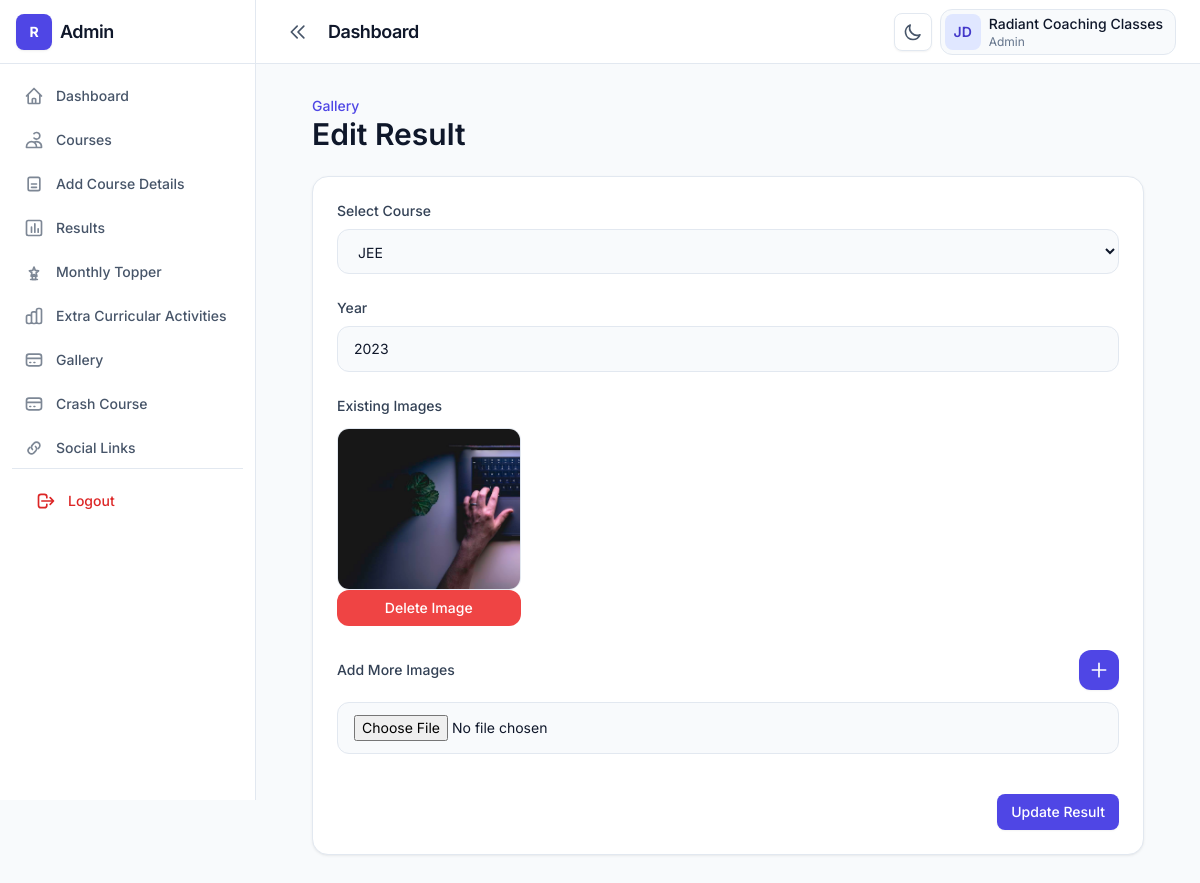
Page /edit-result.php?id=5 (signed in) on the committed database.
### tables this page shows
CREATE TABLE IF NOT EXISTS `results` (
  `id` int NOT NULL AUTO_INCREMENT,
  `course_id` int NOT NULL,
  `year` year NOT NULL,
  `created_at` date DEFAULT NULL,
  `updated_at` date DEFAULT NULL,
  PRIMARY KEY (`id`)
);

CREATE TABLE IF NOT EXISTS `courses` (
  `id` int NOT NULL AUTO_INCREMENT,
  `title` varchar(100) DEFAULT NULL,
  `description` text,
  `status` tinyint(1) DEFAULT '1',
  `created_at` timestamp NULL DEFAULT CURRENT_TIMESTAMP,
  `updated_at` timestamp NULL DEFAULT CURRENT_TIMESTAMP ON UPDATE CURRENT_TIMESTAMP,
  PRIMARY KEY (`id`)
);

CREATE TABLE IF NOT EXISTS `result_images` (
  `id` int NOT NULL AUTO_INCREMENT,
  `result_id` int NOT NULL,
  `image` varchar(255) NOT NULL,
  PRIMARY KEY (`id`)
);

### src/edit-result.php (the view, shortened to what this page needs)
<?php
include('../conn.php');
$id = $_GET['id'];
$stmt = $conn->prepare("
    SELECT *
    FROM results
    WHERE id = :id
");
$stmt->execute([
    ':id' => $id
]);
$result = $stmt->fetch(PDO::FETCH_ASSOC);
$stmt = $conn->prepare("
    SELECT id, title
    FROM courses
    WHERE status = 1
    ORDER BY title ASC
");
$stmt->execute();
$courses = $stmt->fetchAll(PDO::FETCH_ASSOC);
$stmt = $conn->prepare("
    SELECT *
    FROM result_images
    WHERE result_id = :id
");
$stmt->execute([
    ':id' => $id
]);
$images = $stmt->fetchAll(PDO::FETCH_ASSOC);
?>
<!DOCTYPE html>
<html lang="en" class="h-full">
<head>
    <link rel="stylesheet"
        href="../dist/css/output.css" />
</head>
<body class="h-full bg-slate-50 text-slate-900 dark:bg-slate-950 dark:text-slate-100">
    <div class="flex min-h-full">
        <?php include('sidebar.php'); ?>
        <div class="flex min-h-screen flex-1 flex-col lg:min-h-0">
            <?php include('header.php'); ?>
            <main class="flex-1 overflow-auto p-4 lg:p-8">
                <div class="container max-w-4xl">
                    <div class="mb-6">
                        <p class="text-sm font-medium text-brand-600 dark:text-brand-400">
                            Gallery
                        </p>
                        <h2 class="text-display-sm text-slate-900 dark:text-white">
                            Edit Result
                        </h2>
                    </div>
                    <form method="POST"
                        enctype="multipart/form-data">
                        <div class="rounded-2xl border border-slate-200 bg-white shadow-card dark:border-slate-800 dark:bg-slate-900">
                            <div class="space-y-6 p-6">
                                <div>
                                    <label class="mb-2 block text-sm font-medium text-slate-700 dark:text-slate-300">
                                        Select Course
                                    </label>
                                    <select
                                        name="course_id"
                                        required
                                        class="w-full rounded-xl border border-slate-200 bg-slate-50 px-4 py-3 text-sm outline-none ring-brand-500/30 focus:border-brand-300 focus:bg-white focus:ring-4 dark:border-slate-700 dark:bg-slate-950 dark:focus:bg-slate-950">
                                        <?php foreach($courses as $course){ ?>
                                            <option
                                                value="<?php echo $course['id']; ?>"
                                                <?php if($course['id'] == $result['course_id']) echo 'selected'; ?>>
                                                <?php echo $course['title']; ?>
                                            </option>
                                        <?php } ?>
                                    </select>
                                </div>
                                <div>
                                    <label class="mb-2 block text-sm font-medium text-slate-700 dark:text-slate-300">
                                        Year
                                    </label>
                                    <input
                                        type="number"
                                        name="year"
                                        required
                                        value="<?php echo $result['year']; ?>"
                                        class="w-full rounded-xl border border-slate-200 bg-slate-50 px-4 py-3 text-sm outline-none ring-brand-500/30 placeholder:text-slate-400 focus:border-brand-300 focus:bg-white focus:ring-4 dark:border-slate-700 dark:bg-slate-950 dark:focus:bg-slate-950" />
                                </div>
                                <div>
    <label class="mb-3 block text-sm font-medium text-slate-700 dark:text-slate-300">
        Existing Images
    </label>
    <div class="grid grid-cols-2 gap-4 md:grid-cols-4">
        <?php foreach($images as $image){ ?>
            <div class="space-y-2">
                <div class="overflow-hidden rounded-xl border border-slate-200 dark:border-slate-700">
                    <img
                        src="uploads/results/<?php echo $image['image']; ?>"
                        class="h-40 w-full object-cover rounded-lg" />
                </div>
                <a
                    href="delete-image.php?id=<?php echo $image['id']; ?>&table=result_images&folder=uploads/results&redirect=edit-result.php&foreign_key=result_id"
                    onclick="return confirm('Delete this image?')"
                    class="flex w-full items-center justify-center rounded-xl bg-red-500 px-3 py-2 text-sm font-medium text-white transition hover:bg-red-600">
                    Delete Image
                </a>
            </div>
        <?php } ?>
    </div>
</div>
                                <div>
                                    <div class="mb-3 flex items-center justify-between">
                                        <label class="text-sm font-medium text-slate-700 dark:text-slate-300">
                                            Add More Images
                                        </label>
                                        <button
                                            type="button"
                                            onclick="addImageField()"
                                            class="flex h-10 w-10 items-center justify-center rounded-xl bg-brand-600 text-white shadow-sm transition hover:bg-brand-700">
                                            <svg class="h-5 w-5"
                                                fill="none"
                                                stroke="currentColor"
                                                viewBox="0 0 24 24">
                                                <path
                                                    stroke-linecap="round"
                                                    stroke-linejoin="round"
                                                    stroke-width="2"
                                                    d="M12 4v16m8-8H4" />
                                            </svg>
                                        </button>
                                    </div>
                                    <div id="image-fields"
                                        class="space-y-3">
                                        <input
                                            type="file"
                                            name="images[]"
                                            class="block w-full rounded-xl border border-slate-200 bg-slate-50 px-4 py-3 text-sm dark:border-slate-700 dark:bg-slate-950" />
                                    </div>
                                </div>
                                <div class="flex justify-end gap-3 pt-4">
                                    <button
                                        type="submit"
                                        name="update_result"
                                        class="btn btn-primary">
                                        Update Result
                                    </button>
                                </div>
                            </div>
                        </div>
                    </form>
                </div>
            </main>
        </div>
    </div>
</body>
</html>

### rows in the picture
results: course_id "JEE", year "2023"
result_images: image (picture)
